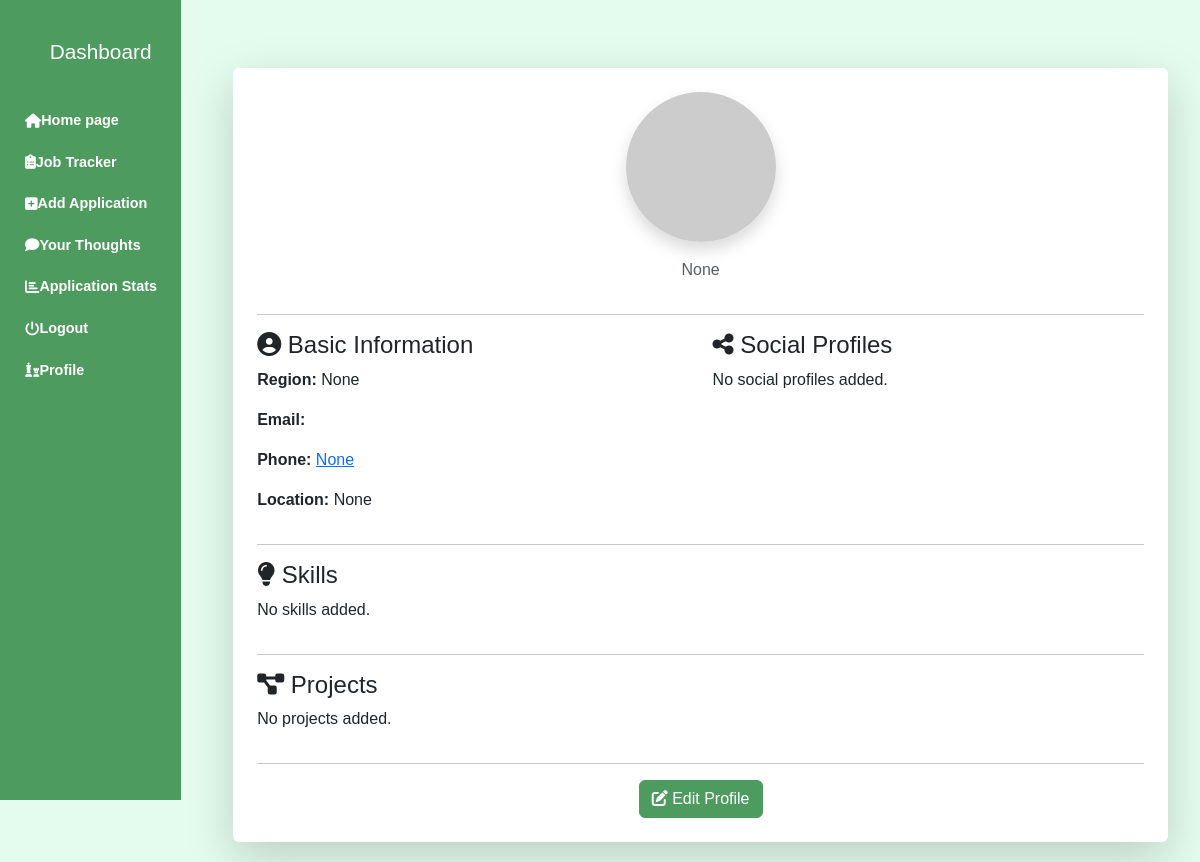
/jobs/profile_view/ (signed in), run on the app's committed database.
### tracker/models.py (models this page shows, shortened)
class UserProfile(models.Model):
    user = models.OneToOneField(User, on_delete=models.CASCADE)
    full_name = models.CharField(max_length=100)
    job_title = models.CharField(max_length=100, blank=True, null=True)
    region = models.CharField(max_length=100, blank=True, null=True)
    email = models.EmailField()
    phone = models.CharField(max_length=15, blank=True, null=True)
    location = models.CharField(max_length=255, blank=True, null=True)
    image = models.ImageField(upload_to='profile_pics/', blank=True, null=True)

### tracker/views.py (the view)
# urls.py: path('jobs/profile_view/', profile_view, name='profile_view'),
@login_required
def profile_view(request):
    user = request.user
    user_profile = get_object_or_404(UserProfile, user=user)
    social_profiles = SocialProfile.objects.filter(user_profile=user_profile)
    skills = Skill.objects.filter(user_profile=user_profile)
    projects = Project.objects.filter(user_profile=user_profile)
    return render(request, 'profile_view.html', {
        'user_profile': user_profile,
        'social_profiles': social_profiles,
        'skills': skills,
        'projects': projects,
    })

### templates/profile_view.html (shortened to what this page needs)
<!DOCTYPE html>
<html lang="en">
<head>
    <link rel="stylesheet" href="https://cdnjs.cloudflare.com/ajax/libs/font-awesome/6.4.2/css/all.min.css">
    <link rel="stylesheet" href="https://cdn.jsdelivr.net/npm/bootstrap@5.3.0/dist/css/bootstrap.min.css">
</head>
<body>
    <div class="sidebar">
        <h2>Dashboard</h2>
        <a href="{% url 'default' %}"><i class="fas fa-home"></i> Home page</a>
        <a href="{% url 'job_list' %}"><i class="fas fa-clipboard-list"></i> Job Tracker</a>
        <a href="{% url 'job_create_or_update' %}"><i class="fas fa-plus-square"></i> Add Application</a>
        <a href="{% url 'feedback' %}"><i class="fas fa-comment"></i> Your Thoughts</a>
        <a href="{% url 'simple_analytics' %}"><i class="fas fa-chart-bar"></i> Application Stats</a>
        <a href="{% url 'logout' %}"><i class="fas fa-power-off"></i> Logout</a>
        <a href="{% url 'profile' %}"><i class="fa fa-chess"></i> Profile</a>
    </div>
    <div class="main-content">
        <div class="container mt-5">
            <div class="card shadow-lg p-4">
                <div class="text-center">
                    {% if user_profile.image %}
                        <img src="{{ user_profile.image.url }}" alt="Profile Image" class="rounded-circle shadow" width="150">
                    {% else %}
                        <img src="https://via.placeholder.com/150" alt="Default Profile" class="rounded-circle shadow">
                    {% endif %}
                    <p class="text-muted">{{ user_profile.job_title }}</p>
                </div>
                <hr>
                <div class="row">
                    <div class="col-md-6">
                        <h4><i class="fas fa-user-circle"></i> Basic Information</h4>
                        <p><strong>Region:</strong> {{ user_profile.region }}</p>
                        <p><strong>Email:</strong> <a href="mailto:{{ user_profile.email }}">{{ user_profile.email }}</a></p>
                        <p><strong>Phone:</strong> <a href="tel:{{ user_profile.phone }}">{{ user_profile.phone }}</a></p>
                        <p><strong>Location:</strong> {{ user_profile.location }}</p>
                    </div>
                    <div class="col-md-6">
                        <h4><i class="fas fa-share-alt"></i> Social Profiles</h4>
                        {% for social in social_profiles %}
                            <p><strong>{{ social.platform_name }}</strong>:
                                <a href="{{ social.profile_link }}" target="_blank">{{ social.profile_link }}</a>
                            </p>
                        {% empty %}
                            <p>No social profiles added.</p>
                        {% endfor %}
                    </div>
                </div>
                <hr>
                <h4><i class="fas fa-lightbulb"></i> Skills</h4>
                <div class="row">
                    {% for skill in skills %}
                        <div class="col-md-4">
                            <div class="p-3 bg-light rounded shadow-sm text-center">
                                <h5>{{ skill.skill_name }}</h5>
                                <div class="progress">
                                    <div class="progress-bar" role="progressbar" style="width: {{ skill.proficiency }}%;"
                                        aria-valuenow="{{ skill.proficiency }}" aria-valuemin="0" aria-valuemax="100">
                                        {{ skill.proficiency }}%
                                    </div>
                                </div>
                            </div>
                        </div>
                    {% empty %}
                        <p>No skills added.</p>
                    {% endfor %}
                </div>
                <hr>
                <h4><i class="fas fa-project-diagram"></i> Projects</h4>
                <div class="row">
                    {% for project in projects %}
                        <div class="col-md-6">
                            <div class="card mb-3 p-3 shadow-sm">
                                <h5 class="card-title">{{ project.project_name }}</h5>
                                <p class="card-text"><strong>Status:</strong> {{ project.project_status }}</p>
                            </div>
                        </div>
                    {% empty %}
                        <p>No projects added.</p>
                    {% endfor %}
                </div>
                <hr>
                <div class="text-center">
                    <a href="{% url 'profile_edit' %}" class="btn btn-primary">
                        <i class="fas fa-edit"></i> Edit Profile
                    </a>
                </div>
            </div>
        </div>
    </div>
</body>
</html>

### templates/profile_view.html (style rules this page uses)
body { margin: 0; background-color: #e3fced; font-family: 'Poppins', sans-serif; }
.sidebar { width: 11.325rem; min-width: 180px; height: 100vh; position: fixed; left: 0; z-index: 1; background-color: #4e9b5f; font-weight: bold; padding-left: 20px; }
.sidebar h2 { font-size: 1.3rem; color: white; text-align: center; margin: 40px 0; }
.sidebar a { display: flex; align-items: center; color: #fff; padding: 5px; margin: 10px 0; text-decoration: none; border-radius: 5px; font-size: 0.9rem; }
.main-content { margin-left: calc(11.325rem + 20px); padding: 20px; }
.card { background-color: white; border: none; box-shadow: 0px 4px 6px rgba(0, 0, 0, 0.1); }
.btn-primary { background-color: #4e9b5f; border-color: #4e9b5f; }

### data on the page
UserProfile: job_title "None", region "None", phone "None", location "None"
